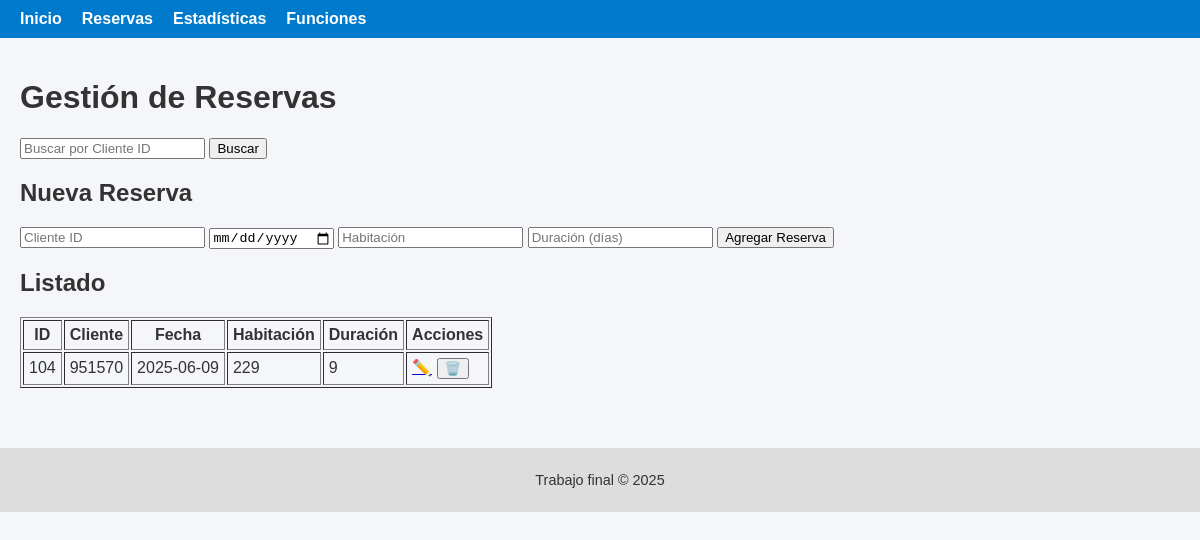
The app's page /reservas?cliente_id=951570 with its own data.
### app/models.py (models this page shows)
class Reserva(db.Model):
    __tablename__ = 'reservas'
    id = db.Column(db.Integer, primary_key=True)
    cliente_id = db.Column(db.Integer, nullable=False)
    fecha = db.Column(db.String(10), nullable=False)
    habitacion = db.Column(db.Integer, nullable=False)
    duracion = db.Column(db.Integer, nullable=False)

### app/routes/crud.py (the view, shortened to what this page needs)
@bp.route('/reservas', methods=['GET', 'POST'])
def reservas():
    filtro_id = request.args.get('cliente_id')
    if filtro_id:
        reservas = Reserva.query.filter_by(cliente_id=filtro_id).all()
    else:
        reservas = Reserva.query.all()
    return render_template('reservas.html', reservas=reservas)

### app/templates/reservas.html (shortened to what this page needs)
{% extends 'base.html' %}
{% block content %}
<h1>Gestión de Reservas</h1>
<form method="get" action="{{ url_for('crud.reservas') }}">
    <input type="text" name="cliente_id" placeholder="Buscar por Cliente ID">
    <button type="submit">Buscar</button>
</form>
<h2>Nueva Reserva</h2>
<form method="post" action="{{ url_for('crud.reservas') }}">
    <input type="number" name="cliente_id" placeholder="Cliente ID" required>
    <input type="date" name="fecha" required>
    <input type="number" name="habitacion" placeholder="Habitación" required>
    <input type="number" name="duracion" placeholder="Duración (días)" required>
    <button type="submit">Agregar Reserva</button>
</form>
<h2>Listado</h2>
<table border="1" cellpadding="5">
    <thead>
        <tr>
            <th>ID</th>
            <th>Cliente</th>
            <th>Fecha</th>
            <th>Habitación</th>
            <th>Duración</th>
            <th>Acciones</th>
        </tr>
    </thead>
    <tbody>
        {% for r in reservas %}
        <tr>
            <td>{{ r.id }}</td>
            <td>{{ r.cliente_id }}</td>
            <td>{{ r.fecha }}</td>
            <td>{{ r.habitacion }}</td>
            <td>{{ r.duracion }}</td>
            <td>
                <a href="{{ url_for('crud.editar_reserva', id=r.id) }}">✏️</a>
                <form method="post" action="{{ url_for('crud.borrar_reserva', id=r.id) }}" style="display:inline;">
                    <button type="submit" onclick="return confirm('¿Borrar esta reserva?')">🗑️</button>
                </form>
            </td>
        </tr>
        {% endfor %}
    </tbody>
</table>
{% endblock %}

### app/static/css/main.css (style rules this page uses)
body { font-family: Arial, sans-serif; margin: 0; padding: 0; background-color: #f4f6f9; color: #333; }

### records on screen
Reserva: id "104", cliente_id "951570", fecha "2025-06-09", habitacion "229", duracion "9"
